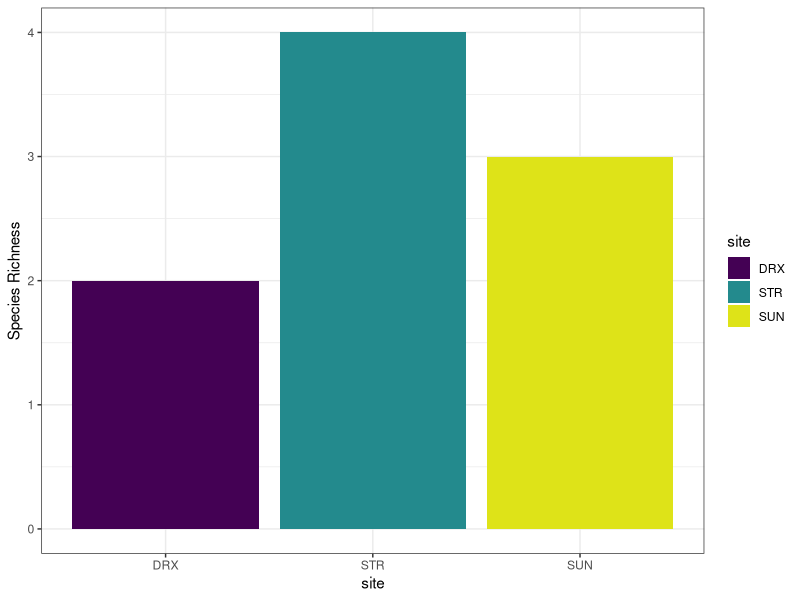
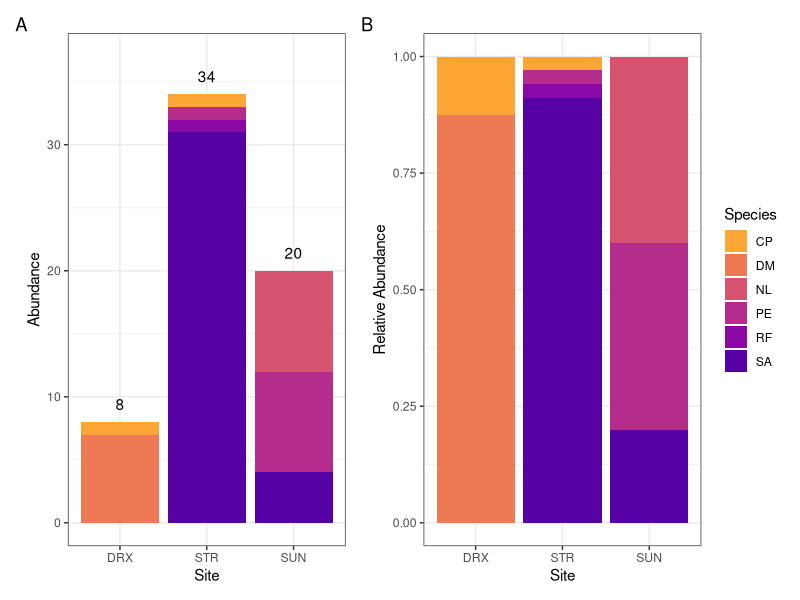
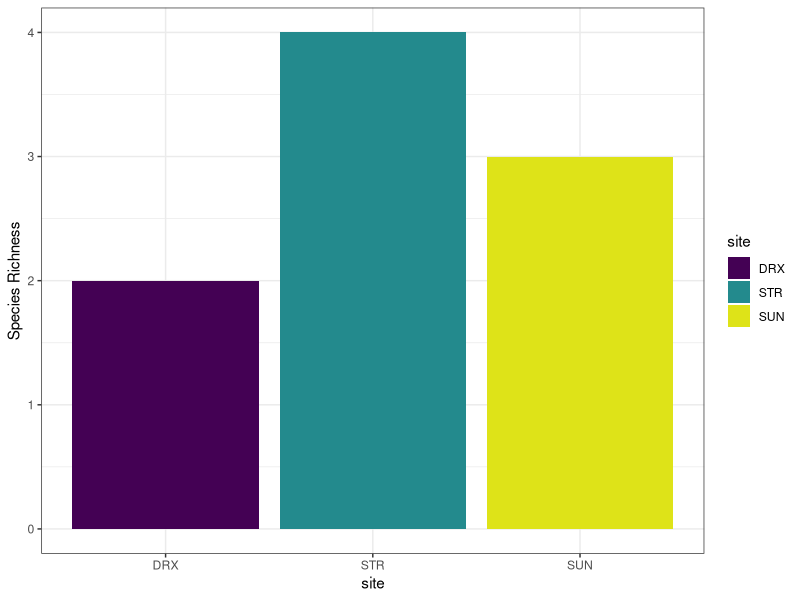
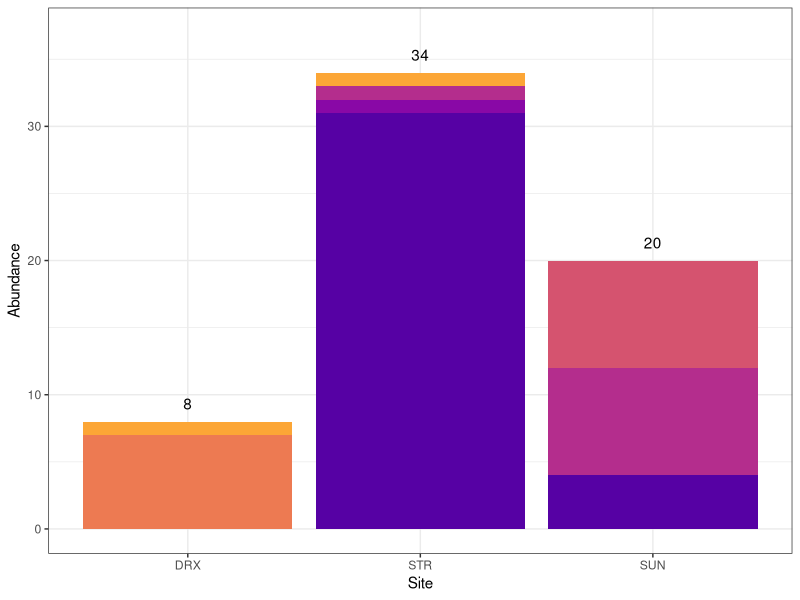
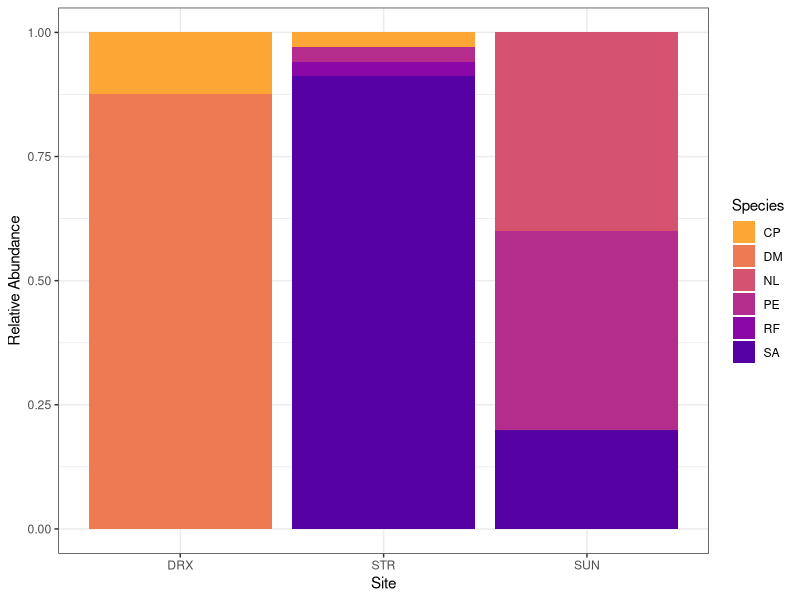
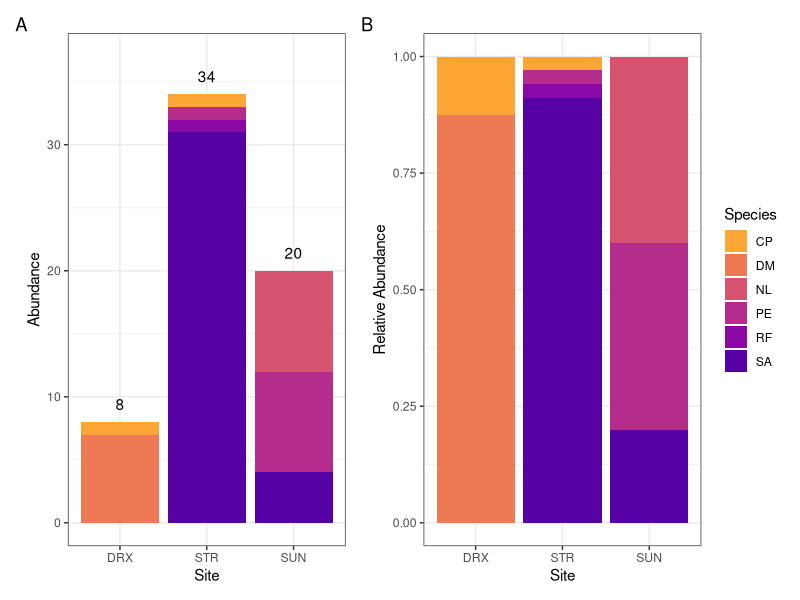

Source code (R) for these figures, in order:
## ---- chunk 1
knitr::opts_chunk$set(echo = TRUE)
## ---- chunk 2
library(tidyverse)
install.packages("patchwork")
library(patchwork)
## ---- chunk 3
capture <- read_csv("rodent_abundance/scr_clean.csv")

# remove extraneous species
sp_richness_f25 <- capture %>% filter(is.na(extraneous), season == "Fall", yr == 2025)

# create list of unique species
sp_list_f25 <- sp_richness_f25 %>% distinct(species)

# count unique species
sp_count_f25 <- count(sp_list_f25)

# Site Specific
# list of species per site
site_sp_list_f25 <- sp_richness_f25 %>% 
  group_by(site) %>% 
  distinct(species)

# count species per site
site_sp_count_f25 <- site_sp_list_f25 %>% 
  group_by(site) %>% 
  summarise(n_species = n())

ggplot(site_sp_count_f25, aes(x = site, y = n_species, fill = site))+
  geom_col()+
  ylab("Species Richness")+
  theme_bw() + 
  scale_fill_viridis_d(end = 0.95) 

ggsave("outputs/site_sp_richness_f25.png", width=4, height=4)
## ---- chunk 4
sp_abund_f25 <- sp_richness_f25 %>% filter(is.na(recap)) #remove recaps

## plot
#abund_by_site_period <- abund_by_site_period %>% mutate(total = sum(abund_by_site_period$n_species))

abund <- ggplot(sp_abund_f25, aes(x=site))+
  geom_bar(aes(fill = species), position = "stack")+
  geom_text(stat = "count", aes(label = ..count..), vjust = -1)+
  ylim(NA, 37)+
  theme_bw()+
  theme(legend.position = "none")+
  scale_fill_viridis_d(option = "plasma", direction = -1, end = 0.8, begin = 0.15)+
  labs(y = "Abundance", x = "Site", fill = "Species")

ggsave("outputs/abund_f25.png", width=8, height=4)
## ---- chunk 5
rel_abund_f25 <- sp_abund_f25 %>% group_by(site, species) %>% 
  count() %>% 
  ungroup(species) %>% 
  mutate(site_abund = sum(n)) %>% 
  mutate(rel_abund = n/site_abund)

rel_abund <- ggplot(rel_abund_f25, aes(x = site, y = rel_abund)) +
  geom_col(aes(fill = species), position = "stack")+
  theme_bw()+
  scale_fill_viridis_d(option = "plasma", direction = -1, end = 0.8, begin = 0.15)+
  labs(y = "Relative Abundance", x = "Site", fill = "Species")

ggsave("outputs/rel_abund_f25.png", width=8, height=4)

## ---- chunk 6
abund + rel_abund +
  plot_annotation(tag_levels = "A")

ggsave("outputs/abund+rel_abund.png", width=8, height=4)
## ---- chunk 7
shannon_site <- rel_abund_f25 %>% mutate(proportion = rel_abund*log(rel_abund)) %>% 
  summarise(shannon_index = sum(proportion)) %>% 
  mutate(shannon_index = shannon_index*-1)
